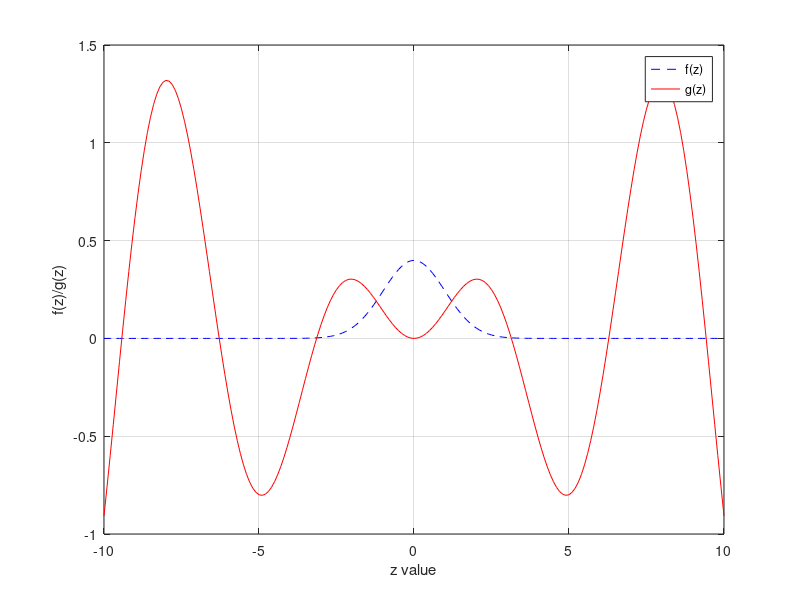

MATLAB code to generate this figure:
% Name: Andrew Pang
% Date: 22 MAR 2019
% Task 2 : Graph functions
clear all; close all; clc;

%Create a row vector z from -10 to 10 with increment 0.1
z = -10:0.1:10;

%Calculates value of f(z) for each value of z
fz = (1/sqrt(2*pi))*exp((-1*(z.^2))/2);

%Calculates value of g(z) for each value of z
gz = (z./6).*(sin(z));

%plots f(z) and g(z) agaisnt z
plot(z,fz,'b--',z,gz,'r-');

%set labels for x and y axes and turn on legend
xlabel('z value');
ylabel('f(z)/g(z)');
legend('f(z)','g(z)');
grid on;



